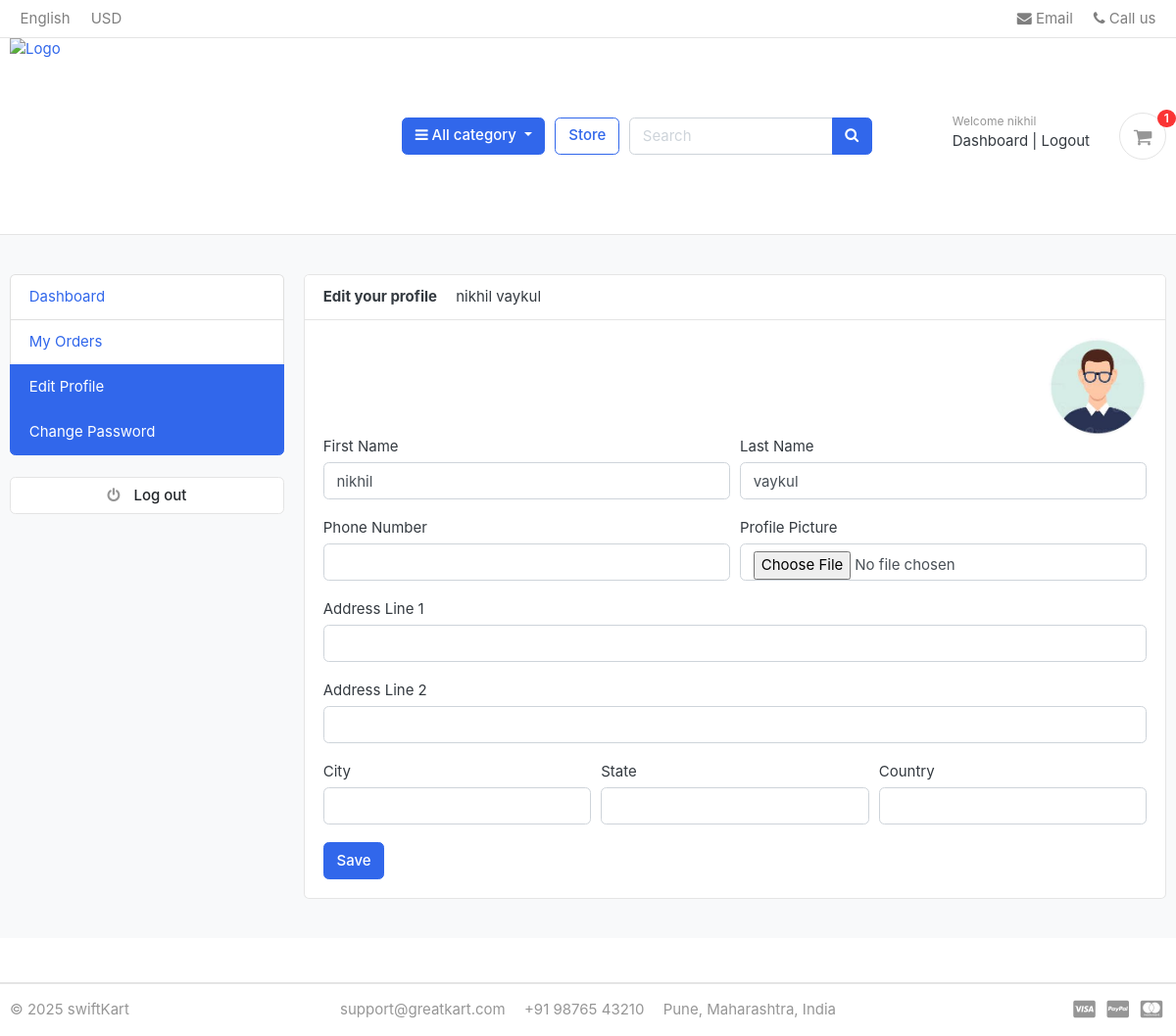
Page /accounts/edit_profile/ (signed in) on the committed database.
### accounts/models.py (models this page shows, shortened)
class Account(AbstractBaseUser, PermissionsMixin):
    first_name = models.CharField(max_length=50)
    last_name = models.CharField(max_length=50)
    username = models.CharField(max_length=50, unique=True)
    email = models.EmailField(max_length=100, unique=True)
    phone_number = models.CharField(max_length=50, blank=True, null=True)
    date_joined = models.DateTimeField(auto_now_add=True)
    last_login = models.DateTimeField(auto_now_add=True)
    is_admin = models.BooleanField(default=False)
    is_staff = models.BooleanField(default=False)
    is_active = models.BooleanField(default=False)
    is_superadmin = models.BooleanField(default=False)
    USERNAME_FIELD = 'email'
    REQUIRED_FIELDS = ['username', 'first_name', 'last_name']
    objects = MyAccountManager()
    def full_name(self):
        return f'{self.first_name} {self.last_name}'

class UserProfile(models.Model):
    user=models.OneToOneField(Account,on_delete=models.CASCADE)
    address_line_1=models.CharField(blank=True,max_length=100)
    address_line_2=models.CharField(blank=True,max_length=100)
    profile_picture = models.ImageField(upload_to='userprofile/',default='default/default-avatar.png',blank=True,null=True)
    city=models.CharField(blank=True,max_length=20)
    state=models.CharField(blank=True,max_length=20)
    country=models.CharField(blank=True,max_length=20)

### accounts/views.py (the view)
# urls.py: path('edit_profile/', views.edit_profile, name='edit_profile'),
@login_required(login_url='login')
def edit_profile(request):
    userprofile=get_object_or_404(UserProfile,user=request.user)
    if request.method=='POST':
        user_form=UserForm(request.POST,instance=request.user)
        profile_form=UserProfileForm(request.POST,request.FILES,instance=userprofile)
        if user_form.is_valid() and profile_form.is_valid():
            user_form.save()
            profile_form.save()
            messages.success(request,'Your profile has been updated')
            return redirect('accounts:edit_profile')
    else:
        user_form=UserForm(instance=request.user)
        profile_form=UserProfileForm(instance=userprofile)
    context={
        'user_form':user_form,
        'profile_form':profile_form,
        'userprofile':userprofile,
    }
    return render(request, 'accounts/edit_profile.html',context)

### accounts/forms.py
class UserForm(forms.ModelForm):
    class Meta:
        model=Account
        fields=('first_name','last_name','phone_number')
    def __init__(self, *args, **kwargs):
        super().__init__(*args, **kwargs)
        for field in self.fields:
            self.fields[field].widget.attrs['class'] = 'form-control'

class UserProfileForm(forms.ModelForm):
    profile_picture=forms.ImageField(required=False,error_messages={'invalid':('image files only')},widget=forms.FileInput)
    class Meta:
        model=UserProfile
        fields=('address_line_1','address_line_2','city','state','country','profile_picture')
    def __init__(self, *args, **kwargs):
        super().__init__(*args, **kwargs)
        for field in self.fields:
            self.fields[field].widget.attrs['class'] = 'form-control'

### carts/context_processors.py (called while the page is built)
def counter(request):
    from .utils import _cart_id
    cart_count = 0
    if 'admin' in request.path:
        return {}
    if request.user.is_authenticated:
        cart_items = CartItem.objects.filter(user=request.user, is_active=True)
    else:
        cart = Cart.objects.filter(cart_id=_cart_id(request)).first()
        cart_items = CartItem.objects.filter(cart=cart, is_active=True)
    cart_count = sum(item.quantity for item in cart_items)
    return {'cart_count': cart_count}

### category/context_processor.py (called while the page is built)
def menu_links(request):
    links = Category.objects.all()
    return {'links': links}

### category/models.py (called while the page is built)
    def get_url(self):
            return reverse('products_by_category', args=[self.slug])

### templates/accounts/edit_profile.html (shortened to what this page needs)
{% extends 'base.html' %}
{% block content %}
<section class="section-conten padding-y bg">
<div class="container">
	<div class="row">
      {% include 'includes/dashboard_sidebar.html' %}
	<main class="col-md-9">
		<article class="card">
		<header class="card-header">
			<strong class="d-inline-block mr-3">Edit your profile</strong>
			<span>{{user.full_name}}</span>
		</header>
		<div class="card-body">
            <div class="text-right">
                <img src="{{userprofile.profile_picture.url}}" alt="Profile Picture" width="100" style="border-radius: 50px;">
            </div>
			<div class="row">
			<div class="col-md-12">
                <form action="{% url 'accounts:edit_profile' %}" method="POST" enctype="multipart/form-data">
                    <div class="form-row">
                        <div class="form-group col-md-6">
                            <label>First Name</label>
                            {{user_form.first_name}}
                        </div>
                         <div class="form-group col-md-6">
                            <label>Last Name</label>
                           {{user_form.last_name}}
                        </div>
                    </div>
                    <div class="form-row">
                        <div class="form-group col-md-6">
                            <label>Phone Number</label>
                            {{user_form.phone_number}}
                        </div>
                         <div class="form-group col-md-6">
                            <label>Profile Picture</label>
                            {{profile_form.profile_picture}}
                        </div>
                    </div>
                    <div class="form-group">
                       <label>Address Line 1</label>
                        {{profile_form.address_line_1}}
                    </div>
                    <div class="form-group">
                       <label>Address Line 2</label>
                         {{profile_form.address_line_2}}
                    </div>
                    <div class="form-row">
                        <div class="form-group col-md-4">
                            <label>City</label>
                             {{profile_form.city}}
                        </div>
                         <div class="form-group col-md-4">
                            <label>State</label>
                            {{profile_form.state}}
                        </div>
                         <div class="form-group col-md-4">
                            <label >Country</label>
                           {{profile_form.country}}
                        </div>
                        </div>
                        <input type="submit" value="Save" class="btn btn-primary">
                    </form>
                </div>
                </div>
            </div>
		</article>
	</main>
</div>
</div>
</section>
</body>
</html>
{% endblock %}

### templates/includes/navbar.html (shortened to what this page needs)
{% load static %}
<header class="section-header">
<nav class="navbar p-md-0 navbar-expand-sm navbar-light border-bottom">
<div class="container">
  <div class="collapse navbar-collapse" id="navbarTop4">
    <ul class="navbar-nav mr-auto">
    	<li class="nav-item dropdown">
		 	<a href="#" class="nav-link">   English </a>
		</li>
		<li class="nav-item dropdown">
			<a href="#" class="nav-link"> USD </a>
		</li>
    </ul>
    <ul class="navbar-nav">
		<li><a href="#" class="nav-link"> <i class="fa fa-envelope"></i> Email </a></li>
		<li><a href="#" class="nav-link"> <i class="fa fa-phone"></i> Call us </a></li>
	</ul>
  </div>
</div>
</nav>
<section class="header-main border-bottom">
	<div class="container">
<div class="row align-items-center">
	<div class="col-lg-4 col-md-4 col-6">
		<a href="{% url 'home' %}" class="brand-wrap">
			<img class="logo" src="{% static 'images/logoo.png' %}" alt="Logo">
		</a>
	</div>
	<div class="col-lg col-sm col-md col-6 flex-grow-0">
        <div class="category-wrap dropdown d-inline-block float-right">
            <button class="btn btn-primary dropdown-toggle"
                    type="button"
                    data-toggle="dropdown">
                <i class="fa fa-bars"></i> All category
            </button>
		</div>
	</div>
	<a href="{% url 'store' %}" class="btn btn-outline-primary">Store</a>
	<div class="col-lg  col-md-6 col-sm-12 col">
		<form action="{% url 'search'%}" class="search" method="GET">
			<div class="input-group w-100">
			    <input type="text" class="form-control" style="width:60%;" placeholder="Search" name="keyword">
			    <div class="input-group-append">
			      <button class="btn btn-primary" type="submit">
			        <i class="fa fa-search"></i>
			      </button>
			    </div>
		    </div>
		</form>
	</div>
	<div class="col-lg-3 col-sm-6 col-8 order-2 order-lg-3">
				<div class="d-flex justify-content-end mb-3 mb-lg-0">
						<div class="d-flex justify-content-end mb-3 mb-lg-0">
						{% if not user.is_authenticated %}
							<div class="widget-header">
								<small class="title text-muted">Welcome guest!</small>
								<div>
									<a href="{% url 'accounts:login' %}">Sign in</a>
									<span class="dark-transp"> | </span>
									<a href="{% url 'accounts:register' %}">Register</a>
								</div>
							</div>
							{% else %}
							<div class="widget-header">
								<small class="title text-muted">Welcome {{ user.username }}</small>
								<div>
									<a href="{% url 'accounts:dashboard' %}">Dashboard</a>
									<span class="dark-transp"> | </span>
									<a href="{% url 'accounts:logout' %}">Logout</a>
								</div>
							</div>
							{% endif %}
						<a href="{% url 'carts:cart' %}" class="widget-header pl-3 ml-3">
							<div class="icon icon-sm rounded-circle border">
								<i class="fa fa-shopping-cart"></i>
							</div>
							<span class="badge badge-pill badge-danger notify">
								{{ cart_count }}
							</span>
						</a>
					</div>
				</div>
			</div>
</div>
	</div>
</section>
</header>

### swiftkart/static/css/ui.css (style rules this page uses)
html { font-family: "Inter", sans-serif; font-size: 15px; }
.icon-xs, .icon-sm, .icon-md, .icon-lg { display: inline-block; text-align: center; flex-shrink: 0; flex-grow: 0; }
.icon-sm { width: 48px; height: 48px; line-height: 48px !important; font-size: 20px; }
.padding-y { padding-top: 40px; padding-bottom: 40px; }
article:after, .form-group:after { display: block; clear: both; content: ""; }
.bg { background-color: #f8f9fa; }
.header-main { padding:0; }
.brand-wrap { display:flex; align-items:center; }
.brand-wrap .logo { height:200px; width:auto; }
.widget-header { display: inline-block; vertical-align: middle; position: relative; }
.widget-header a { color: #343a40; }
.widget-header i { color: #969696; }
.widget-header .title { display: block; }
.widget-header .notify { position: absolute; top: -3px; right: -10px; }
.notify { position: absolute; top: -4px; right: -10px; display: inline-block; padding: 0.25em 0.6em; font-size: 12px; line-height: 1; text-align: center; border-radius: 3rem; color: #fff; background-color: #fa3434; }

### rows in the picture
Account: username "nikhil", full_name "nikhil vaykul", first_name "nikhil", last_name "vaykul"
UserProfile: profile_picture (picture)

### other values in the picture
{{ cart_count }} "1"
